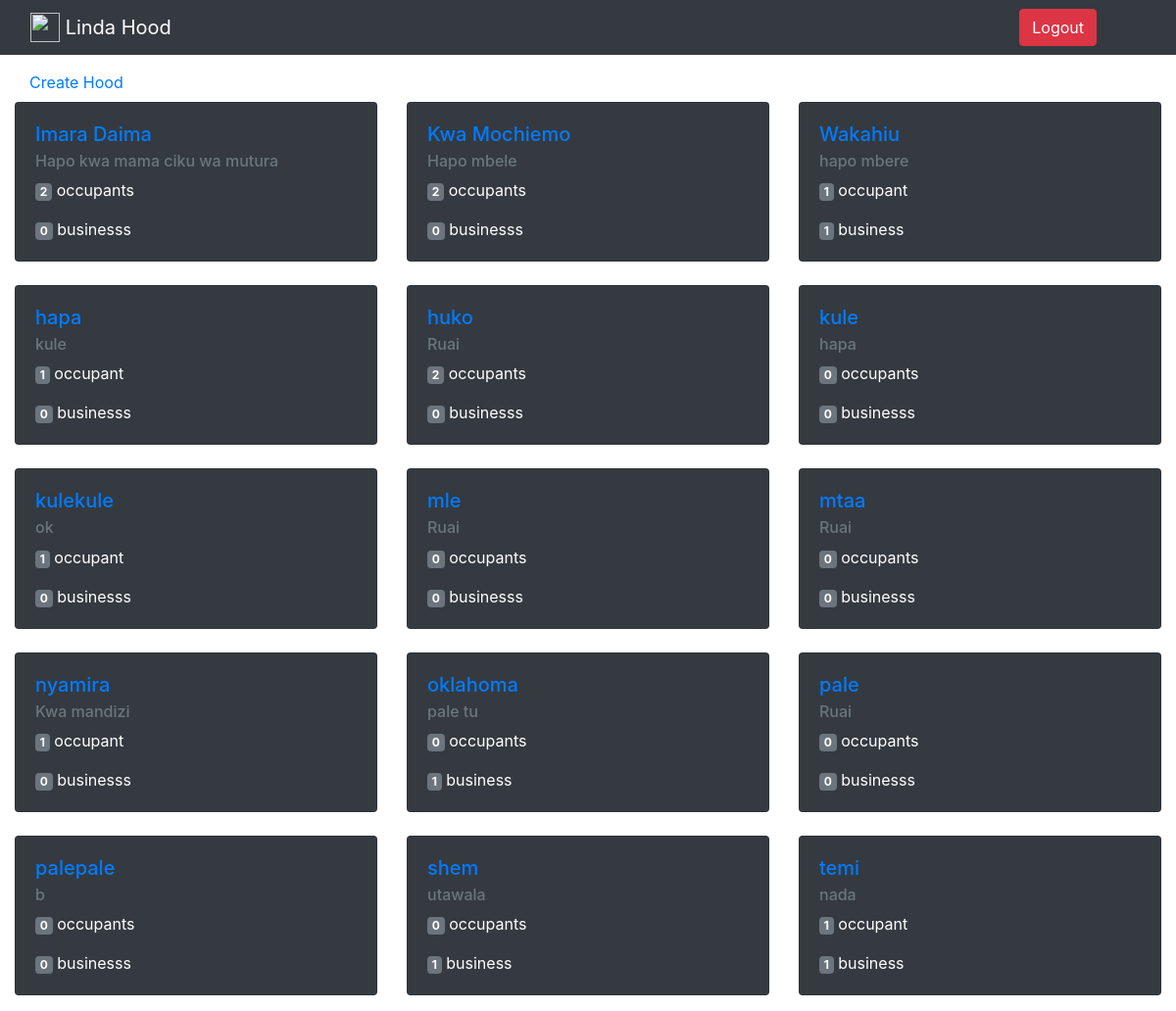
The page /hoods/ (signed in) on the database its author committed.
### hoods/models.py (models this page shows, shortened)
class Hood(models.Model):
    name = models.CharField(max_length=140, unique=True)
    slug = models.SlugField(allow_unicode=True,  unique=True)
    location = models.CharField(max_length=140, blank=True, default='')
    occupants = models.ManyToManyField(User, through='HoodMember')
    class Meta:
        ordering = ['name']

### hoods/views.py (the view)
class ListHoods(generic.ListView):
    model = Hood

### hoods/templates/hoods/hood_list.html
{% extends "hoods/hood_base.html" %} {% block prehood %}
<div class="row mt-2" ">
  <div class="col-md-4">
    {% if user.is_authenticated %}
    <p>Welcome
      <a href="{% url 'posts:for_user' username=user.username%}">@{{user.username}}</a> {% endif %}<br/> Welcome to the hoods page!</p>
    {% if user.is_authenticated%}
    <a href="{% url 'hoods:create' %}">Create Hood</a> {% endif %}
  </div>
  {% endblock %} {% block hood_content %}
    <div class="row">
      {% for hood in object_list %}
      <div class="col-md-4">
        <div class="card mt-2 text-white bg-dark mb-3" >
          <div class="card-body">
            <h5 class="card-title"><a href="{% url 'hoods:single' slug=hood.slug %}">{{hood.name}}</a></h5>
            <h6 class="card-subtitle mb-2 text-muted">{{hood.location}}</h6>
            <p class="card-text"><span class="badge badge-secondary">{{hood.occupants.count}}</span> occupant{{hood.occupants.count|pluralize}}</p>
            <p class="card-text"><span class="badge badge-secondary">{{hood.businesses.count}}</span> business{{hood.businesses.count|pluralize}}</p>
          </div>
        </div>
      </div>
      {% endfor %}
    </div>
  </div>
</div>
{% endblock %}

### rows shown on the page
Hood: name "Imara Daima", location "Hapo kwa mama ciku wa mutura", occupants.count "2", businesses.count "0"
Hood: name "Kwa Mochiemo", location "Hapo mbele", occupants.count "2", businesses.count "0"
Hood: name "Wakahiu", location "hapo mbere", occupants.count "1", businesses.count "1"
Hood: name "hapa", location "kule", occupants.count "1", businesses.count "0"
Hood: name "huko", location "Ruai", occupants.count "2", businesses.count "0"
Hood: name "kule", location "hapa", occupants.count "0", businesses.count "0"
Hood: name "kulekule", location "ok", occupants.count "1", businesses.count "0"
Hood: name "mle", location "Ruai", occupants.count "0", businesses.count "0"
Hood: name "mtaa", location "Ruai", occupants.count "0", businesses.count "0"
Hood: name "nyamira", location "Kwa mandizi", occupants.count "1", businesses.count "0"
Hood: name "oklahoma", location "pale tu", occupants.count "0", businesses.count "1"
Hood: name "pale", location "Ruai", occupants.count "0", businesses.count "0"
Hood: name "palepale", location "b", occupants.count "0", businesses.count "0"
Hood: name "shem", location "utawala", occupants.count "0", businesses.count "1"
Hood: name "temi", location "nada", occupants.count "1", businesses.count "1"
